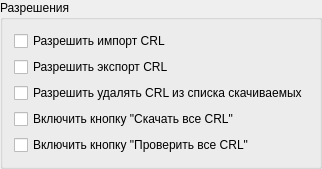
                   <widget class="QGroupBox" name="groupBox_16">
                    <property name="title">
                     <string>Разрешения</string>
                    </property>
                    <layout class="QVBoxLayout" name="verticalLayout_86">
                     <item alignment="Qt::AlignLeft|Qt::AlignTop">
                      <widget class="QFrame" name="frame_21">
                       <property name="frameShape">
                        <enum>QFrame::NoFrame</enum>
                       </property>
                       <property name="frameShadow">
                        <enum>QFrame::Raised</enum>
                       </property>
                       <layout class="QVBoxLayout" name="verticalLayout_91">
                        <property name="leftMargin">
                         <number>0</number>
                        </property>
                        <property name="topMargin">
                         <number>0</number>
                        </property>
                        <property name="rightMargin">
                         <number>0</number>
                        </property>
                        <property name="bottomMargin">
                         <number>0</number>
                        </property>
                        <item>
                         <layout class="QVBoxLayout" name="verticalLayout_83">
                          <item>
                           <layout class="QHBoxLayout" name="horizontalLayout_59">
                            <item>
                             <widget class="QCheckBox" name="checkBox_4">
                              <property name="minimumSize">
                               <size>
                                <width>0</width>
                                <height>20</height>
                               </size>
                              </property>
                              <property name="text">
                               <string>Разрешить импорт CRL</string>
                              </property>
                             </widget>
                            </item>
                           </layout>
                          </item>
                          <item>
                           <layout class="QHBoxLayout" name="horizontalLayout_60">
                            <item>
                             <widget class="QCheckBox" name="checkBox_5">
                              <property name="minimumSize">
                               <size>
                                <width>0</width>
                                <height>20</height>
                               </size>
                              </property>
                              <property name="text">
                               <string>Разрешить экспорт CRL</string>
                              </property>
                             </widget>
                            </item>
                           </layout>
                          </item>
                          <item>
                           <layout class="QHBoxLayout" name="horizontalLayout_58">
                            <item>
                             <widget class="QCheckBox" name="checkBox_6">
                              <property name="minimumSize">
                               <size>
                                <width>0</width>
                                <height>20</height>
                               </size>
                              </property>
                              <property name="text">
                               <string>Разрешить удалять CRL из списка скачиваемых</string>
                              </property>
                             </widget>
                            </item>
                           </layout>
                          </item>
                          <item>
                           <layout class="QHBoxLayout" name="horizontalLayout_64">
                            <item>
                             <widget class="QCheckBox" name="checkBox_7">
                              <property name="minimumSize">
                               <size>
                                <width>0</width>
                                <height>20</height>
                               </size>
                              </property>
                              <property name="text">
                               <string>Включить кнопку &quot;Скачать все CRL&quot;</string>
                              </property>
                             </widget>
                            </item>
                           </layout>
                          </item>
                          <item>
                           <layout class="QHBoxLayout" name="horizontalLayout_65">
                            <item>
                             <widget class="QCheckBox" name="checkBox_8">
                              <property name="minimumSize">
                               <size>
                                <width>0</width>
                                <height>20</height>
                               </size>
                              </property>
                              <property name="text">
                               <string>Включить кнопку &quot;Проверить все CRL&quot;</string>
                              </property>
                             </widget>
                            </item>
                           </layout>
                          </item>
                         </layout>
                        </item>
                       </layout>
                      </widget>
                     </item>
                    </layout>
                   </widget>
